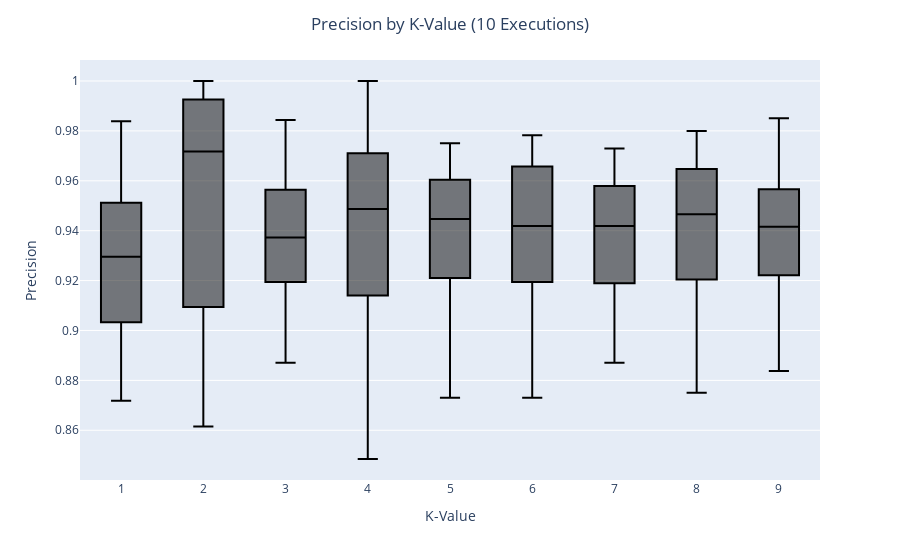

The cell this chart's notebook holds for it:
### Code cell
fig = px.box(output, x='K-Value', y='Precision', color_discrete_sequence=['black'])
fig.update_layout(title_text='Precision by K-Value (10 Executions)', title_x=0.5)
fig.show()

### Figure 1 — Plotly figure (JSON) as saved in the notebook; plotly's stock layout.template omitted (floating-point values rounded to 4 significant figures; data arrays with more than 128 entries replaced by an {"elided": "..."} marker saying what was removed)
{"data": [{"alignmentgroup": "True", "hovertemplate": "K-Value=%{x}<br>Precision=%{y}<extra></extra>", "legendgroup": "", "marker": {"color": "black"}, "name": "", "notched": false, "offsetgroup": "", "orientation": "v", "showlegend": false, "type": "box", "x": {"elided": "180 int values"}, "x0": " ", "xaxis": "x", "y": {"elided": "180 float values"}, "y0": " ", "yaxis": "y"}], "layout": {"boxmode": "group", "legend": {"tracegroupgap": 0}, "margin": {"t": 60}, "title": {"text": "Precision by K-Value (10 Executions)", "x": 0.5}, "xaxis": {"anchor": "y", "domain": [0, 1], "title": {"text": "K-Value"}}, "yaxis": {"anchor": "x", "domain": [0, 1], "title": {"text": "Precision"}}}}
